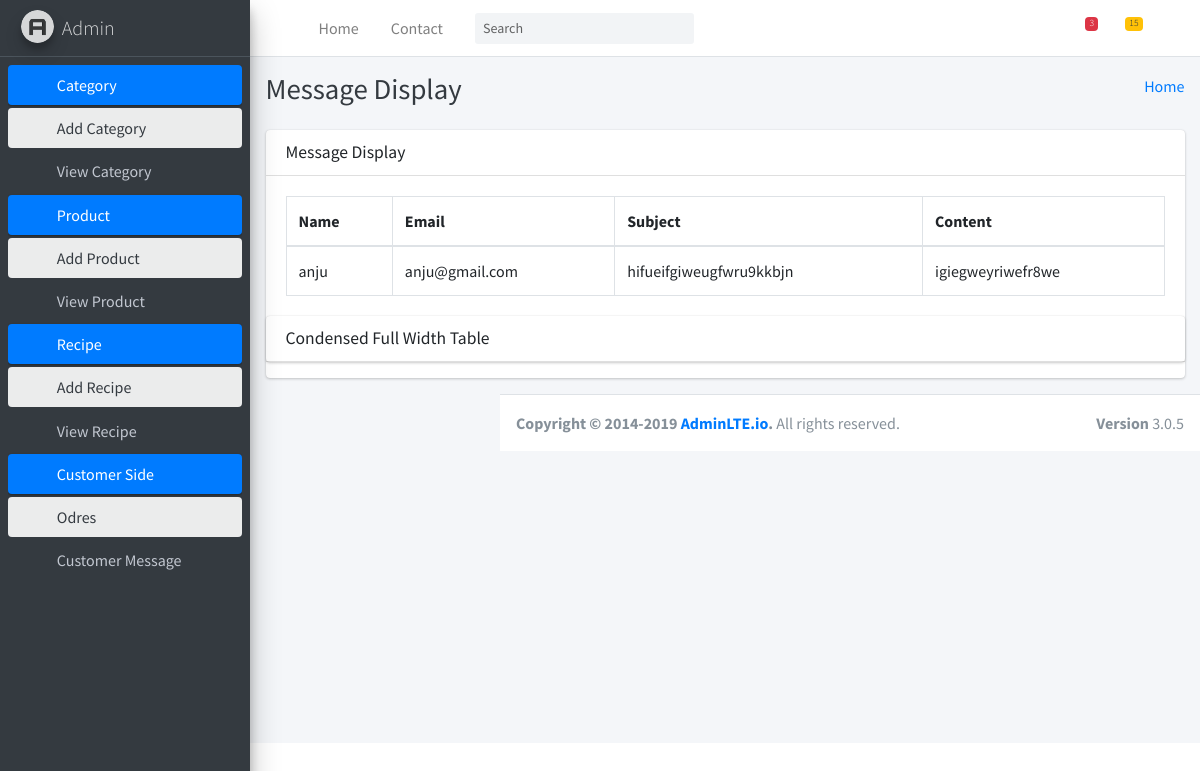
/dashboard/messagedisplay/, run on the app's committed database.
### website/models.py (models this page shows)
class Message(models.Model):
    Message_Name = models.CharField(max_length=200, null=True, blank=True)
    Message_Email = models.EmailField(max_length=200, null=True, blank=True)
    Message_Subject = models.CharField(max_length=200, null=True, blank=True)
    Message_Content = models.CharField(max_length=250, null=True, blank=True)

### dashboard/views.py (the view)
# urls.py: path("messagedisplay/", views.messagedisplay, name="messagedisplay"),
def messagedisplay(request):
    datas = Message.objects.all()
    page = request.GET.get('page', 1)
    paginator = Paginator(datas, 3)
    try:
        data = paginator.page(page)
    except PageNotAnInteger:
        data = paginator.page(1)
    except EmptyPage:
        data = paginator.page(paginator.num_pages)
    return render(request, 'MessageDisplay.html', {'data': data})

### dashboard/templates/MessageDisplay.html (shortened to what this page needs)
{% extends 'Dashboard.html' %}
{% block content %}
{% load static %}
<div class="content-wrapper">
  <div class="content-header">
    <div class="container-fluid">
      <div class="row mb-2">
        <div class="col-sm-6">
          <h1 class="m-0 text-dark">Message Display</h1>
        </div>
        <div class="col-sm-6">
          <ol class="breadcrumb float-sm-right">
            <li class="breadcrumb-item"><a href="#">Home</a></li>
          </ol>
        </div>
      </div>
    </div>
  </div>
<section class="content">
    <div class="container-fluid">
      <div class="row">
        <div class="col-md-12">
          <div class="card">
            <div class="card-header">
              <h3 class="card-title">Message Display</h3>
            </div>
            <div class="card-body">
              <table class="table table-bordered">
                <thead>
                  <tr>
                    <th> Name</th>
                    <th> Email</th>
                    <th>Subject</th>
                    <th>Content</th>
                  </tr>
                </thead>
                <tbody>
                  {% for m in data %}
                  <tr>
                    <td>{{m.Message_Name}}</td>
                    <td>{{m.Message_Email}}</td>
                    <td>{{m.Message_Subject}}</td>
                    <td>{{m.Message_Content}}</td>
                  </tr>
                  {% endfor %}
                </tbody>
              </table>
            </div>
          <div class="card">
            <div class="card-header">
              <h3 class="card-title">Condensed Full Width Table</h3>
            </div>
          </div>
        </div>
      </div>
    </div>
</section>
{% endblock %}

### data on the page
Message: Message_Name "anju", Message_Email "anju@gmail.com", Message_Subject "hifueifgiweugfwru9kkbjn", Message_Content "igiegweyriwefr8we"
